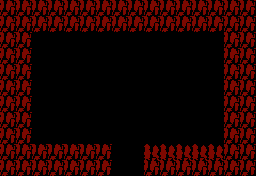

Below is a game level as drawn by its tile map, then a one-line description and the .tmx file that defines it, in full:
An orthogonal 16x11 tile map with 16x16 px tiles, 1 tile layer (Rocas).

<map version="1.0" tiledversion="1.0.3" orientation="orthogonal" renderorder="right-down" width="16" height="11" tilewidth="16" tileheight="16" nextobjectid="1">
 <tileset firstgid="1" name="secret_tile" tilewidth="16" tileheight="16" tilecount="2" columns="1">
  <image source="img/secret_tile.png" width="16" height="32" />
 </tileset>
 <layer name="Rocas" width="16" height="11">
  <data encoding="csv">
2,2,2,2,2,2,2,2,2,2,2,2,2,2,2,2,
2,2,2,2,2,2,2,2,2,2,2,2,2,2,2,2,
2,2,0,0,0,0,0,0,0,0,0,0,0,0,2,2,
2,2,0,0,0,0,0,0,0,0,0,0,0,0,2,2,
2,2,0,0,0,0,0,0,0,0,0,0,0,0,2,2,
2,2,0,0,0,0,0,0,0,0,0,0,0,0,2,2,
2,2,0,0,0,0,0,0,0,0,0,0,0,0,2,2,
2,2,0,0,0,0,0,0,0,0,0,0,0,0,2,2,
2,2,0,0,0,0,0,0,0,0,0,0,0,0,2,2,
2,2,2,2,2,2,2,0,0,1,1,1,1,1,2,2,
2,2,2,2,2,2,2,0,0,2,2,2,2,2,2,2
</data>
 </layer>
</map>
